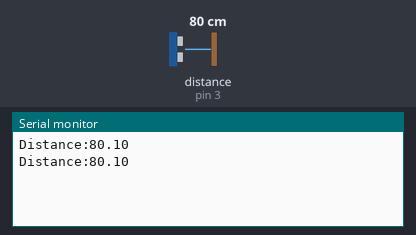
Bench run of a sketch on a simulated Arduino Uno, built with avr-gcc and run on an emulated ATmega328P. Parts: the last lines printed to the serial monitor. Wiring (inferred from the names in the program): ultrasonic range finder: trigger pin 2; echo pin 3. Inputs (shaded band) come from the test bench; at power-on: distance to the obstacle (sensor on pin 3) 80 cm. The echo pulse lasts 58.3 µs per cm.

Above: at 1.8 s.
1.9 s: distance to the obstacle (sensor on pin 3) set to 2 cm
At 2.8 s:
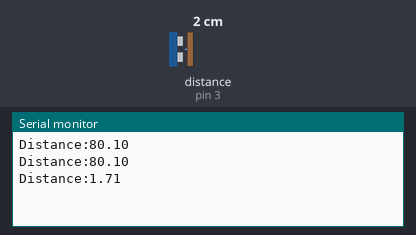
3.4 s: distance to the obstacle (sensor on pin 3) set to 4 cm
At 4.7 s:
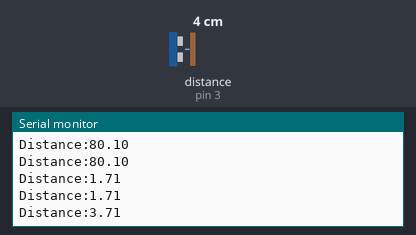
Timing chart, 0 to 6.4 s (numbered marks = the images above; inputs shaded):
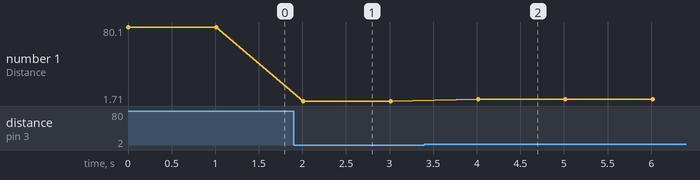

Measured:
- after the input at 1.9 s, the serial monitor: prints a new line after 0.11 s (image 1)
- after the input at 3.4 s, the serial monitor: prints a new line after 0.61 s (image 2)
- plotted number 1: 80.1 → 1.71 after the input at 1.9 s, 1.71 → 3.71 after the input at 3.4 s

The sketch:

supersonic.ino
```cpp
const int TrigPin = 2; //发送超声波
const int EchoPin = 3; //接收超声波
float cm;
void setup()
{
Serial.begin(115200);
pinMode(TrigPin, OUTPUT);
pinMode(EchoPin, INPUT);
}
void loop()
{
// 产生一个10us的高电平脉冲去触发TrigPin
digitalWrite(TrigPin, LOW);
delayMicroseconds(2);
digitalWrite(TrigPin, HIGH);
delayMicroseconds(10);
digitalWrite(TrigPin, LOW);

// 检测脉冲宽度，并计算出距离
cm = pulseIn(EchoPin, HIGH) / 58.0;
//通过串口监视器输出
Serial.print ("Distance:");
Serial.println(cm);
delay(1000);
}
```
